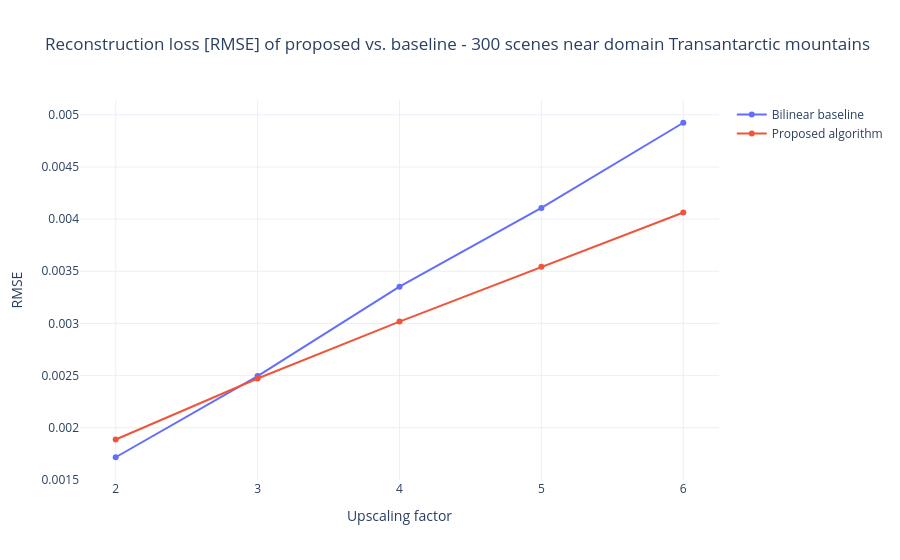

The cell this chart's notebook holds for it:
### Code cell
visualise_results(baseline_rmse, proposed_rmse, n_scenes = 300, domain_name = "Transantarctic mountains")

### Figure 1 — Plotly figure (JSON) as saved in the notebook; plotly's stock layout.template omitted (floating-point values rounded to 4 significant figures)
{"data": [{"mode": "lines+markers", "name": "Bilinear baseline", "type": "scatter", "x": [2, 3, 4, 5, 6], "y": [0.001717, 0.002496, 0.003353, 0.004107, 0.004924]}, {"mode": "lines+markers", "name": "Proposed algorithm", "type": "scatter", "x": [2, 3, 4, 5, 6], "y": [0.001887, 0.002472, 0.003018, 0.003542, 0.004063]}], "layout": {"title": {"text": "Reconstruction loss [RMSE] of proposed vs. baseline - 300 scenes near domain Transantarctic mountains"}, "xaxis": {"title": {"text": "Upscaling factor"}}, "yaxis": {"title": {"text": "RMSE"}}}}
